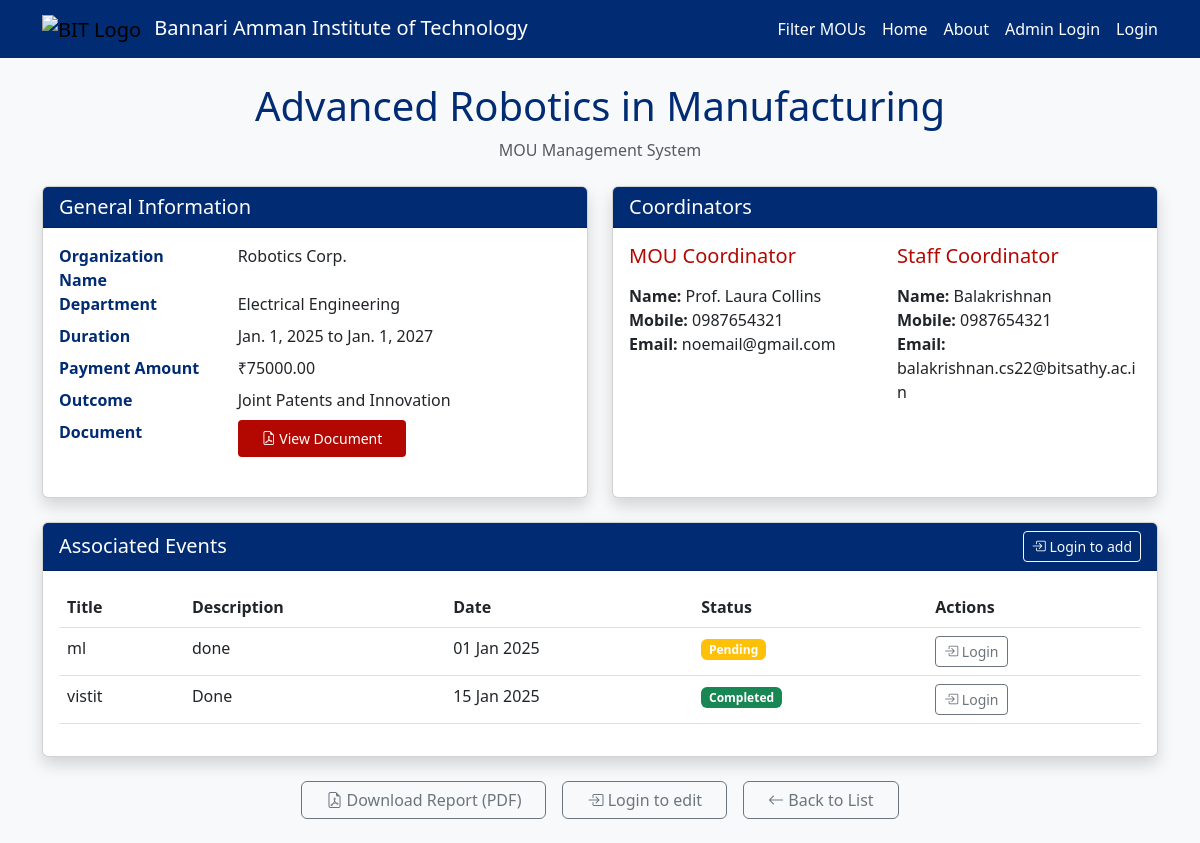
Screenshot of /view/5/ with the database file from the repository.
### mou/models.py (models this page shows, shortened)
class MOU(models.Model):
    title = models.CharField(max_length=255)
    organization_name = models.CharField(max_length=255, blank=True, null=True)
    department_choices = [
        ('cse', 'Computer Science and Engineering'),
        ('it', 'Information Technology'),
        ('ece', 'Electronics and Communication Engineering'),
        ('mech', 'Mechanical Engineering'),
        ('civil', 'Civil Engineering'),
    ]
    department = models.ManyToManyField('Department', related_name='mous')
    start_date = models.DateField()
    end_date = models.DateField()
    document = models.FileField(upload_to='mou_documents/', blank=True, null=True)
    status_choices = [
        ('draft', 'Draft'),
        ('active', 'Active'),
        ('expired', 'Expired'),
    ]
    status = models.CharField(max_length=20, choices=status_choices, default='draft')
    mou_coordinator_name = models.CharField(max_length=100, blank=True, null=True)
    mou_coordinator_mobile = models.CharField(max_length=15, blank=True, null=True)
    mou_coordinator_email = models.EmailField(blank=True, null=True)
    staff_coordinator_name = models.CharField(max_length=100, blank=True, null=True)
    staff_coordinator_mobile = models.CharField(max_length=15, blank=True, null=True)
    staff_coordinator_email = models.EmailField(blank=True, null=True)
    outcome_choices = [
        ('placement', 'Placement'),
        ('iv', 'Industrial Visit'),
        ('workshop', 'Workshop'),
        ('research', 'Research Collaboration'),
        ('internship', 'Internship'),
    ]
    outcome = models.ManyToManyField(Outcome, related_name='mous')
    payment_paid = models.DecimalField(max_digits=10, decimal_places=2, default=0.00)

class Department(models.Model):
    code = models.CharField(max_length=10, unique=True)
    name = models.CharField(max_length=100)

class Outcome(models.Model):
    code = models.CharField(max_length=10, unique=True)
    name = models.CharField(max_length=100)

class Event(models.Model):
    mou = models.ForeignKey('MOU', on_delete=models.CASCADE, related_name='events')
    title = models.CharField(max_length=255)
    description = models.TextField()
    date = models.DateField()
    status = models.CharField(
        max_length=50,
        choices=[
            ('Pending', 'Pending'),
            ('Completed', 'Completed'),
        ],
        default='Pending'
    )

### mou/views.py (the view)
# urls.py: path('view/<int:mou_id>/', views.view_mou, name='view_mou'),
def view_mou(request, mou_id):
    mou = get_object_or_404(MOU.objects.prefetch_related('department', 'outcome'), id=mou_id)
    events = mou.events.all()
    department = ', '.join([dept.name for dept in mou.department.all()])
    outcome = ', '.join([out.name for out in mou.outcome.all()])
    return render(request, 'mou/view_mou.html', {
        'mou': mou,
        'events': events,
        'department': department,
        'outcome': outcome,
    })

### mou/templates/mou/view_mou.html (shortened to what this page needs)
<!DOCTYPE html>
<html lang="en">
<head>
    <link href="https://cdn.jsdelivr.net/npm/bootstrap@5.3.0/dist/css/bootstrap.min.css" rel="stylesheet">
</head>
<body>
   {% include 'mou/_navbar.html' %}
    <div class="container py-4">
        <div class="text-center mb-4">
            <h1 class="bit-primary">{{ mou.title }}</h1>
            <p class="text-muted">MOU Management System</p>
        </div>
        <div class="row g-4 mb-4">
            <div class="col-lg-6">
                <div class="card shadow-bit h-100">
                    <div class="card-header card-header-bit">
                        <h5 class="mb-0">General Information</h5>
                    </div>
                    <div class="card-body">
                        <dl class="row">
                            <dt class="col-sm-4 bit-primary">Organization Name</dt>
                            <dd class="col-sm-8">{{ mou.organization_name }}</dd>
                            <dt class="col-sm-4 bit-primary">Department</dt>
                            <dd class="col-sm-8">{{ department }}</dd>
                            <dt class="col-sm-4 bit-primary">Duration</dt>
                            <dd class="col-sm-8">{{ mou.start_date }} to {{ mou.end_date }}</dd>
                            <dt class="col-sm-4 bit-primary">Payment Amount</dt>
                            <dd class="col-sm-8">₹{{ mou.payment_paid }}</dd>
                            <dt class="col-sm-4 bit-primary">Outcome</dt>
                            <dd class="col-sm-8">{{ outcome }}</dd>
                            <dt class="col-sm-4 bit-primary">Document</dt>
                            <dd class="col-sm-8">
                                {% if mou.document %}
                                <a href="{{ mou.document.url }}" target="_blank" class="btn btn-bit-primary btn-sm">
                                    <i class="bi bi-file-earmark-pdf"></i> View Document
                                </a>
                                {% else %}
                                <span class="text-muted">No document attached</span>
                                {% endif %}
                            </dd>
                        </dl>
                    </div>
                </div>
            </div>
            <div class="col-lg-6">
                <div class="card shadow-bit h-100">
                    <div class="card-header card-header-bit">
                        <h5 class="mb-0">Coordinators</h5>
                    </div>
                    <div class="card-body">
                        <div class="row">
                            <div class="col-md-6">
                                <h5 class="bit-accent mb-3">MOU Coordinator</h5>
                                <ul class="list-unstyled">
                                    <li><strong>Name:</strong> {{ mou.mou_coordinator_name }}</li>
                                    <li><strong>Mobile:</strong> {{ mou.mou_coordinator_mobile }}</li>
                                    <li><strong>Email:</strong> {{ mou.mou_coordinator_email }}</li>
                                </ul>
                            </div>
                            <div class="col-md-6">
                                <h5 class="bit-accent mb-3">Staff Coordinator</h5>
                                <ul class="list-unstyled">
                                    <li><strong>Name:</strong> {{ mou.staff_coordinator_name }}</li>
                                    <li><strong>Mobile:</strong> {{ mou.staff_coordinator_mobile }}</li>
                                    <li><strong>Email:</strong> {{ mou.staff_coordinator_email }}</li>
                                </ul>
                            </div>
                        </div>
                    </div>
                </div>
            </div>
        </div>
        <div class="card shadow-bit">
            <div class="card-header card-header-bit d-flex justify-content-between align-items-center">
                <h5 class="mb-0">Associated Events</h5>
                {% if user.is_authenticated %}
                <a href="{% url 'add_event' mou.id %}" class="btn btn-bit-primary btn-sm">
                    <i class="bi bi-plus-circle"></i> Add Event
                </a>
                {% else %}
                <a href="{% url 'login' %}?next={% url 'view_mou' mou.id %}" class="btn btn-outline-light btn-sm">
                    <i class="bi bi-box-arrow-in-right"></i> Login to add
                </a>
                {% endif %}
            </div>
            <div class="card-body">
                {% if events %}
                <div class="table-responsive">
                    <table class="table table-bit table-hover">
                        <thead>
                            <tr>
                                <th>Title</th>
                                <th>Description</th>
                                <th>Date</th>
                                <th>Status</th>
                                <th>Actions</th>
                            </tr>
                        </thead>
                        <tbody>
                            {% for event in events %}
                            <tr>
                                <td>{{ event.title }}</td>
                                <td>{{ event.description|truncatechars:50 }}</td>
                                <td>{{ event.date|date:"d M Y" }}</td>
                                <td>
                                    <span class="badge {% if event.status == 'Completed' %}bg-success{% else %}bg-warning{% endif %}">
                                        {{ event.status }}
                                    </span>
                                </td>
                                <td>
                                    {% if user.is_authenticated %}
                                    <div class="btn-group">
                                        <a href="{% url 'edit_event' event.id %}" class="btn btn-sm btn-outline-secondary">
                                            <i class="bi bi-pencil"></i>
                                        </a>
                                        <a href="{% url 'delete_event' event.id %}"
                                           class="btn btn-sm btn-outline-danger"
                                           onclick="return confirm('Are you sure you want to delete this event?')">
                                            <i class="bi bi-trash"></i>
                                        </a>
                                    </div>
                                    {% else %}
                                    <a href="{% url 'login' %}?next={% url 'view_mou' mou.id %}" class="btn btn-sm btn-outline-secondary">
                                        <i class="bi bi-box-arrow-in-right"></i> Login
                                    </a>
                                    {% endif %}
                                </td>
                            </tr>
                            {% endfor %}
                        </tbody>
                    </table>
                </div>
                {% else %}
                <div class="alert alert-info mb-0">
                    No events found for this MOU
                </div>
                {% endif %}
            </div>
        </div>
        <div class="d-flex justify-content-center gap-3 mt-4">
            <a href="{% url 'mou_report_pdf' mou.id %}" class="btn btn-outline-secondary px-4" target="_blank">
                <i class="bi bi-file-earmark-pdf"></i> Download Report (PDF)
            </a>
            {% if user.is_authenticated %}
            <a href="{% url 'edit_mou' mou.id %}" class="btn btn-bit-primary px-4">
                <i class="bi bi-pencil"></i> Edit MOU
            </a>
            <a href="{% url 'send_mou_report_email' mou.id %}" class="btn btn-outline-primary px-4">
                <i class="bi bi-envelope"></i> Send Report (Email)
            </a>
            <a href="{% url 'delete_mou' mou.id %}"
               class="btn btn-outline-danger px-4"
               onclick="return confirm('Are you sure you want to delete this MOU?')">
                <i class="bi bi-trash"></i> Delete MOU
            </a>
            {% else %}
            <a href="{% url 'login' %}?next={% url 'view_mou' mou.id %}" class="btn btn-outline-secondary px-4">
                <i class="bi bi-box-arrow-in-right"></i> Login to edit
            </a>
            {% endif %}
            <a href="{% url 'mou_list' %}" class="btn btn-outline-secondary px-4">
                <i class="bi bi-arrow-left"></i> Back to List
            </a>
        </div>
    </div>
    <link rel="stylesheet" href="https://cdn.jsdelivr.net/npm/bootstrap-icons@1.10.3/font/bootstrap-icons.css">
</body>
</html>

### mou/templates/mou/view_mou.html (style rules this page uses)
body { font-family: 'Segoe UI', Tahoma, Geneva, Verdana, sans-serif; background-color: #f8f9fa; }
.bit-primary { color: #012B72 !important; }
.bit-accent { color: #B30802 !important; }
.card-header-bit { background-color: #012B72 !important; color: white !important; }
.btn-bit-primary { background-color: #B30802; color: white; border: none; }
.table-bit thead { background-color: #012B72; color: white; }
.shadow-bit { box-shadow: 0 0.5rem 1rem rgba(0, 0, 0, 0.15) !important; }
.btn-bit-primary { background-color: #B30802; color: white; border: none; padding: 0.5rem 1.5rem; }

### rows the page displays
MOU: title "Advanced Robotics in Manufacturing", organization_name "Robotics Corp.", start_date "Jan. 1, 2025", end_date "Jan. 1, 2027", payment_paid "75000.00", mou_coordinator_name "Prof. Laura Collins", mou_coordinator_mobile "0987654321", mou_coordinator_email "noemail@gmail.com", staff_coordinator_name "Balakrishnan", staff_coordinator_mobile "0987654321", staff_coordinator_email "balakrishnan.cs22@bitsathy.ac.in"
Department: name "Electrical Engineering"
Outcome: name "Joint Patents and Innovation"
Event: title "ml", description "done", date "01 Jan 2025", status "Pending"
Event: title "vistit", description "Done", date "15 Jan 2025", status "Completed"
